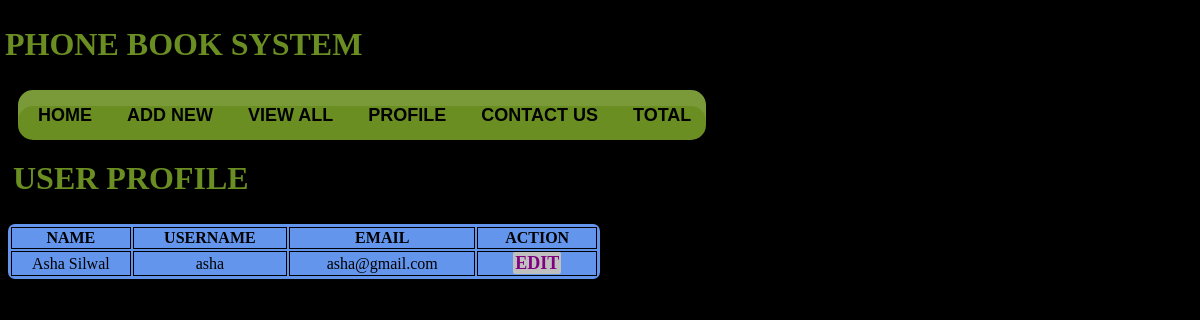
Page /viewProfile.php (signed in) on the committed database.
### tables this page shows
CREATE TABLE `userdetails` (
  `contact_id` int(11) NOT NULL COMMENT 'Primary Key',
  `name` varchar(255) NOT NULL,
  `username` varchar(255) NOT NULL,
  `email` varchar(255) NOT NULL,
  `password` varchar(255) NOT NULL
);

### viewProfile.php (the view, shortened to what this page needs)
<html>
<head>
<link rel="stylesheet" href="stylecss.css">
</head>
<body>
<br><br>
  <?php  include_once 'menu-main.php';?>
  <br><br><br>
  <div id = home>
    <h1 class="prof"> USER PROFILE</h1></div><br><br><br><br><br>
   <table class=" viewtable" >
  <tr>
  <td><strong>NAME</strong></td>
  <td><strong>USERNAME</strong></td>
  <td><strong>EMAIL</strong></td>
  <td><strong>ACTION</strong></td>
  </tr>
  <?php
   require_once 'db.php';
   $query = "SELECT * FROM userdetails where username = '".$_SESSION['username']."'";
    $result = mysqli_query($dbcon,$query);
	 $row = @mysqli_fetch_assoc($result)?>
  <tr>
  <td> <?php echo $row["name"];?></td>
  <td><?php echo $row["username"];?></td>
  <td><?php echo $row["email"];?></td>
  <td>
 <a href="editProfile.php?editProfile=<?php echo $row["contact_id"]; ?> "id="edt">EDIT</a>
  </td>
  </tr>
	 </table>
</body>
</html>

### stylecss.css (style rules this page uses)
div#home { position: absolute; float: left; padding: 5px; }
#home h1 { text-transform: capitalize; text-align: center; color: olivedrab; text-decoration-color: black; }
table.viewtabl td.ev a#del, a#edt { background: silver; padding: 1px 2px; text-align: center; border-radius: 2px; text-decoration: none; margin: 2px 2px; color: purple; font-size: 18px; font-weight: bold; }
table.viewtab td.ev a#del, a#edt { background: silver; padding: 1px 2px; text-align: center; border-radius: 2px; text-decoration: none; margin: 2px 2px; color: purple; font-size: 18px; font-weight: bold; }
table.viewtable { width: 50%; padding: 1px 1px; background:cornflowerblue; border-radius: 7px; box-shadow: 3px 3px transparent; }
.viewtable td { border: 1px solid black; width: 70px; font-size: 16px; text-align: center; text-decoration-color:white; }

### menu-main.php (style rules this page uses)
body { background-image: url("phone.png"); background-repeat: no-repeat; background-position: right; background-size: 13.5cm; background-color: black; }

### viewProfile.php (style rules this page uses)
body { background-image: url("viewprofile.png"); background-repeat: no-repeat; background-position: right; background-size: 16.5cm; background-color: black; }

### rows in the picture
userdetails: name "Asha Silwal", username "asha", email "asha@gmail.com"
